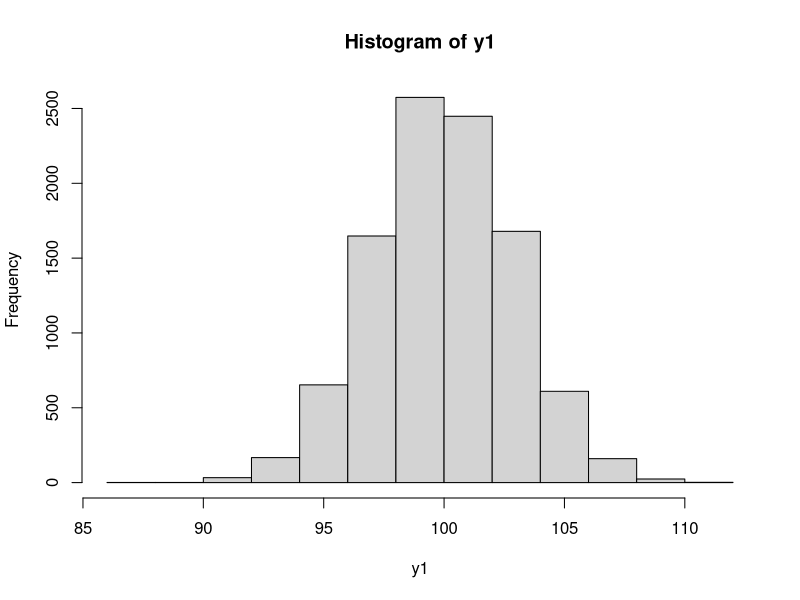
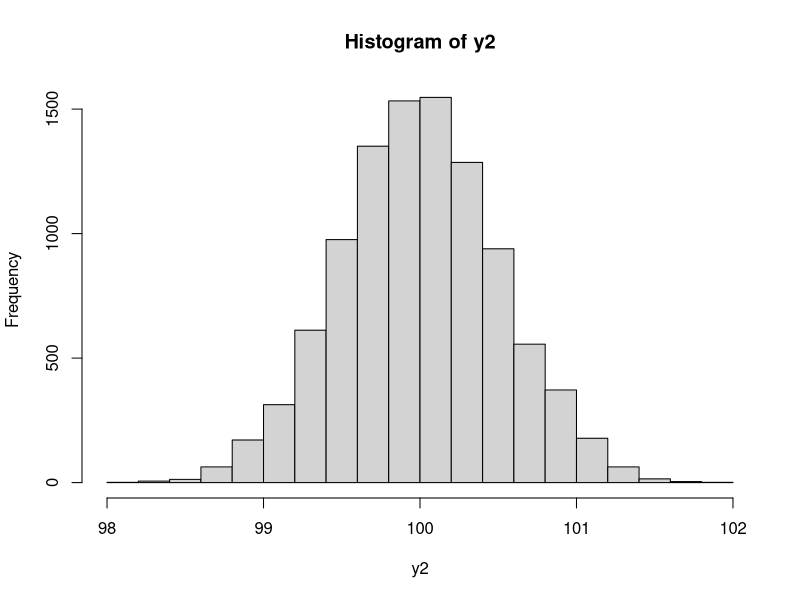
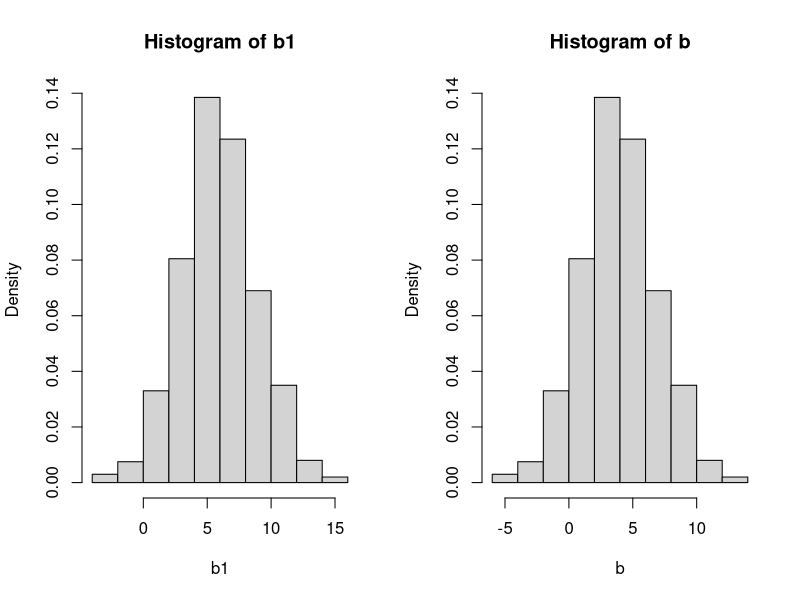
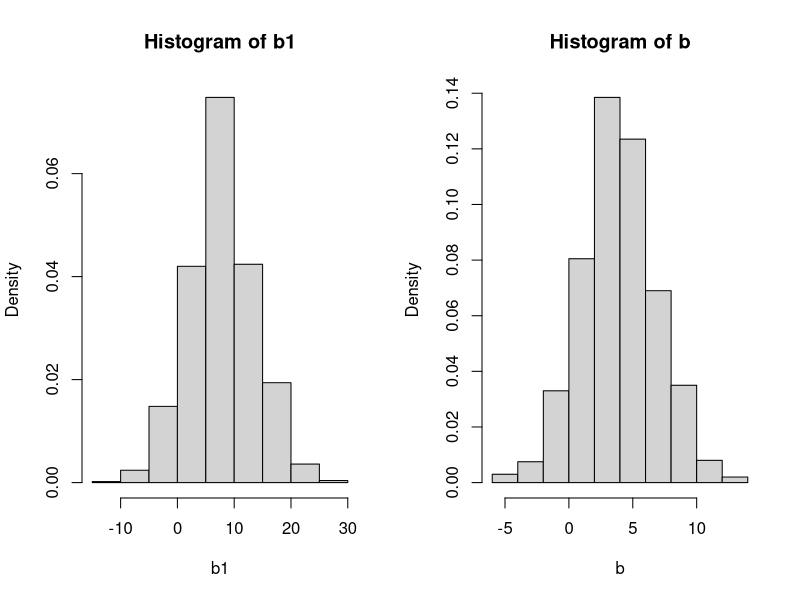
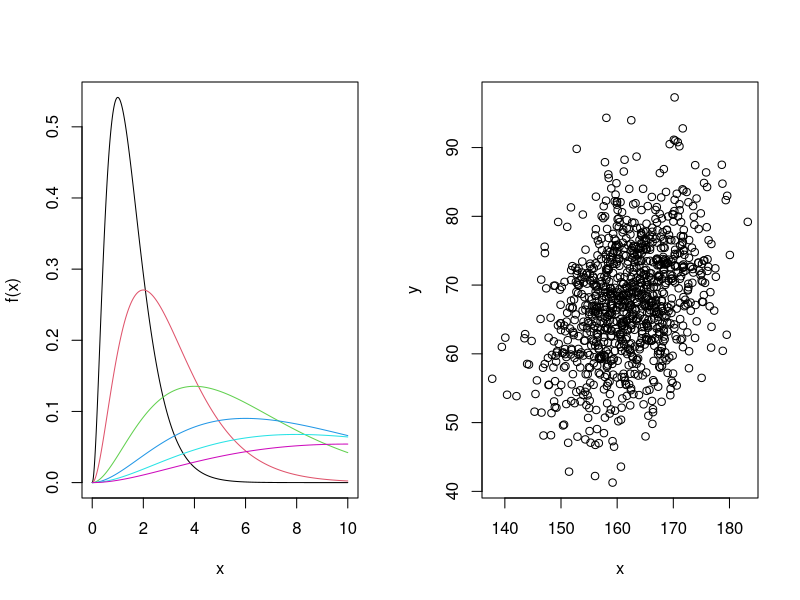
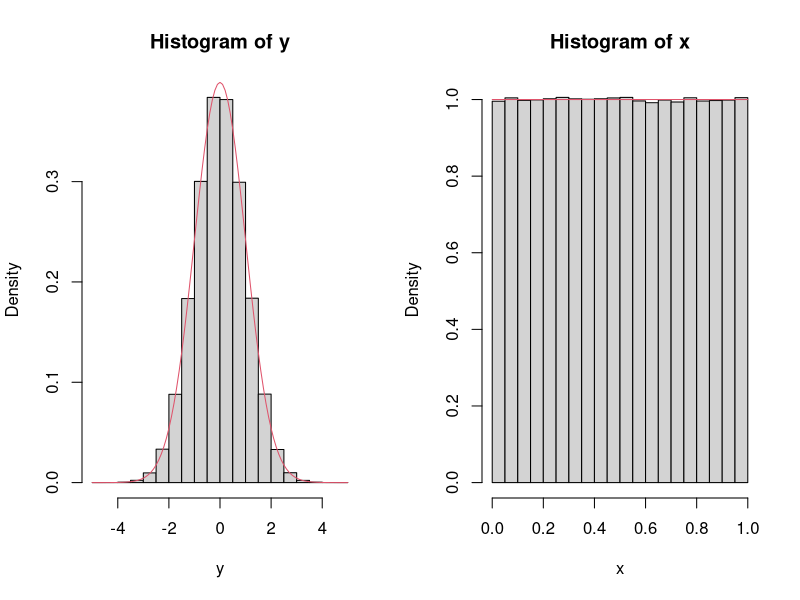
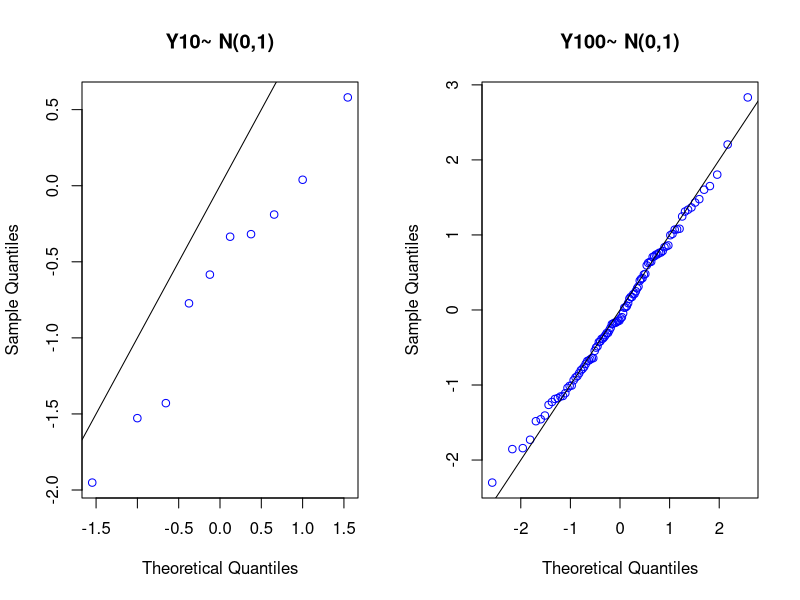
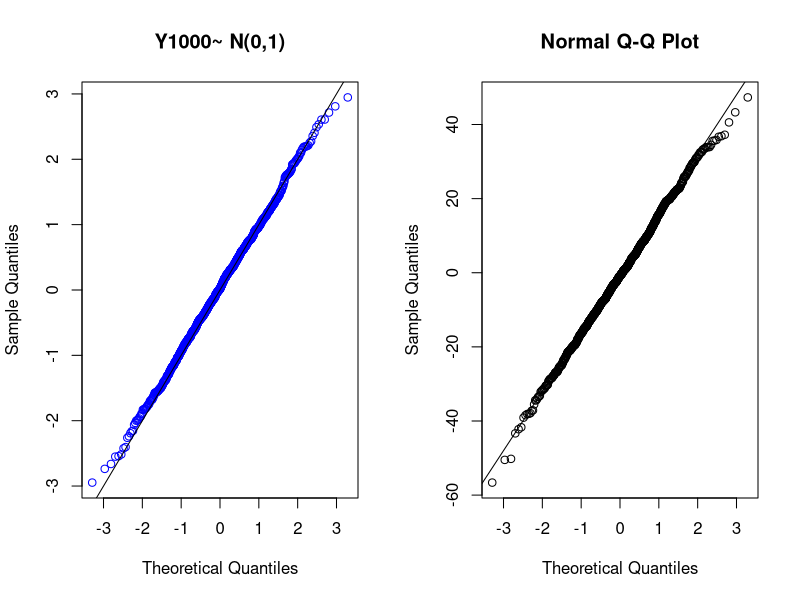

The R script that drew these images, in order:
## ---- chunk 1
knitr::opts_chunk$set(echo = TRUE)
## ---- chunk 2
randomSample <- 10000
y1 <- y2 <- rep(NA,randomSample)

for (i in 1:randomSample) {
  y1[i] <- mean(rnorm(30,100,16))
  y2[i] <- mean(rnorm(1000,100,16))
}
mean(y1);sd(y1);hist(y1)
mean(y2);sd(y2);hist(y2)
## ---- chunk 3
16/sqrt(30)
16/sqrt(1000)

## ---- chunk 4
#Create a sample with pdf N(4,3)
b <- rnorm(n=1000,4,3)
#Evaluate the mean and variance 
mean=mean(b)
var=var(b)
#Adds c=2 to each element of the sample 
c=2
b1=b+c
#Compare the mean and variance (since the standard deviation is the square of the variance) 
mean1=mean(b1)
var1=var(b1)
mean+c==mean1
var==var
par(mfrow=c(1,2))
hist(b1,freq = F)
hist(b,freq = F)

#multiply the valuse by c=2
b1=c*b
#Compare the mean and variance  
mean1=mean(b1)
var1=var(b1)
mean1==mean*c
var1==c**2*var
par(mfrow=c(1,2))
hist(b1,freq = F)
hist(b,freq = F)
## ---- chunk 5
y = rgamma(n=100, shape=2)
x = log(y)

mean(x); log(mean(y))
## ---- chunk 6
y = rgamma(n=2, shape=2)
x = log(y)

median(x); log(median(y))
## ---- chunk 7
o <- 365
pr <- 1/365
res <- 1
for (i in 1:23 ) {
  res = res * pr * o 
  cat(i, " -- ",1 - res)
  print(' ')
  o = o - 1
  
}
#same result with pbirthday function
#for (i in 1:50 ) {
#  cat(" - it",i, "with p:",1 - pbirthday(i))}
## ---- chunk 8
ind<-0;iter<- 100000
for(i in 1:iter){
  s<-sample(1:365,50,replace=TRUE);d<- unique(s)
  ind<-ind+as.numeric(length(d)!=length(s)) }
ind/iter
## ---- chunk 9
y <- rbinom(10000000,3,0.50) #the following simulate 10000000 times the no. of successes in 3 trials.
head(y, 10)
mean(y)
sd(y)

rbinom(1,30000000,0.50)/10000000 #this simulate what the exercise is asking to do.
## ---- chunk 10
x = c(10, 8, 14, 7, 21, 44, 60)
mean(x); var(x)
## ---- chunk 11
#Evaluating the proportion of not admitted students using the comulative distribution function 
A_not_admitted=pnorm(400,mean=500,sd=100)
B_not_admitted=pnorm(400,mean=450,sd=100)
#This are the value of the proportion in % of the not admetted students 
A_not_admitted
B_not_admitted
#-------------------------------------------
#Since the total namber of student in each group it's the same we can evaluate the 
#propotion of not admitted student of group B among all the non admetted student like this: 
B_not_admitted/(A_not_admitted+B_not_admitted)
#-----------------------------------------------------
#Here we show that decreasing the threshold of the exam 
#the proportion of non admetted student coming from group B increase 
A_not_admitted=pnorm(300,mean=500,sd=100)
B_not_admitted=pnorm(300,mean=450,sd=100)
B_not_admitted/(A_not_admitted+B_not_admitted)

## ---- chunk 12
xx <- seq (0,10, l = 1000)
plot(xx, dgamma(xx, shape = 3, scale = .5), xlab ="x", ylab ="f(x)", type ="l")
lines(xx, dgamma(xx, shape = 3, scale = 1), col = 2)
lines(xx, dgamma(xx, shape = 3, scale = 2), col = 3)
lines(xx,  dgamma(xx, shape = 3, scale = 3), col = 4)
lines(xx,  dgamma(xx, shape = 3, scale = 4), col = 5)
lines(xx,  dgamma(xx, shape = 3, scale = 5), col = 6)

## ---- chunk 13
x = rnorm(n=1000, mean=162, sd=7)
y = rnorm(n=1000, mean=3+0.4*x, sd=8)
plot(x, y)
## ---- chunk 14
mean(x); mean(y); sd(x); sd(y)
## ---- chunk 15
cor(x, y)
## ---- chunk 16
#Generating a sample of one million of variable with standard normal distribution 
y=rnorm(1000000,mean=0,sd=1)
#Generating the sample of one million of random variable x that correspond to the cdf evaluated on y 
x=pnorm(y,mean=0,sd=1)
#Comparign the histogram of the two samples
par(mfrow=c(1,2))
hist(y,freq = F)
curve(dnorm(x, mean=0, sd=1), add=TRUE, lty=1, col=2) 
hist(x,freq = F)
curve(dunif(x), add=TRUE, lty=1, col=2) 
## ---- chunk 17
Y10 <-rnorm(10)
Y100 <-rnorm(100)
Y1000 <-rnorm(1000)

qqnorm(Y10,col='blue',main='Y10~ N(0,1)'); abline(0,1)
qqnorm(Y100,col='blue',main='Y100~ N(0,1)'); abline(0,1)
qqnorm(Y1000,col='blue',main='Y1000~ N(0,1)'); abline(0,1)
## ---- chunk 18
yb <- rnorm(1000, 0, 16)
qqnorm(yb)
abline(0,16)
## ---- chunk 19
ye <- rexp(1000)

qqnorm(ye,col='blue', main='Y3 ~ exp(1)') 
## ---- chunk 20
yu <- runif(1000)

qqnorm(yu, col='blue', main='Y4 ~ uniform(0,1)')  
## ---- chunk 21
yu <- runif(1000)
n=1000
q=qunif(c(1:n)/(n+1))
yu=sort(yu)
plot(q,yu)

## ---- chunk 22
n <- 100000; z <- rnorm(n)
zneg <- 0; j <- 1

system.time( #time the original code
  for (i in 1:n) {
    if (z[i]<0) {
      zneg[j] <- z[i]
      j <- j + 1
    }
  }
)
## ---- chunk 23
system.time(
  opt_zneg <- z[z<0] #rewritten code
)
## ---- chunk 24
all(zneg == opt_zneg)
## ---- chunk 25
#defining cdf function
cdf <- function(x){
  n<- 1000 # number of samples in measurements
  x_m <- rnorm(n,0,n/2) #generate set of measurements
  x_m <- sort(x_m) #sort measurements
  cdf <- c() #initialize vector for cdf
  
  for (i in 1:length(x)){
    j <- 1 #initialize the variable to count #(x_m[j]<x[i])
    while((x_m[j]<x[i])&& (j-1)<length(x_m)){
      j <- j+1  #increase j in case x_m[j]<x[i]
    }
    cdf <- c(cdf, ((j-1)/length(x_m))) #add cdf of x[i]
  }
  
  #print cdf of each corresponding x
  print("Corresponding c.d.f.")
  print(cdf)
    
}
#end of function

#generate observations
n<- 20
m <- 0
x<- rnorm(n,m,n)
print("observed values")
print(x)

#calling the function
cdf(x)

## ---- chunk 26
cdf <- function(x,plot.cdf){
  n<- 1000 # number of samples
  x_m <- rnorm(n,0,n/2) #generate set of measurements
  x_m <- sort(x_m) #sort measurements
  cdf <- c() #initialize vector for cdf
  
  for (i in 1:length(x)){
    j <- 1
    while((x_m[j]<x[i])&& (j-1)<length(x_m)){
      j <- j+1      
    }
    cdf <- c(cdf, ((j-1)/length(x_m)))
  }
  
  #print cdf of each corresponding x
  print("Corresponding c.d.f.")
  print(cdf)
  
  
    
    #for plotting cdf in the form of steps
    if(plot.cdf == TRUE){
      
      x<-sort(x)
      cdf<- sort(cdf)
      plot(x,cdf,type='s',xlab="Observed values", ylab = "c.d.f.")
    }
    
    
}

#generate observations
n<- 20
m <- 0
x<- rnorm(n,m,n)
print("observed values")
print(x)
plot.cdf <- TRUE

#calling the function
cdf(x,plot.cdf)
